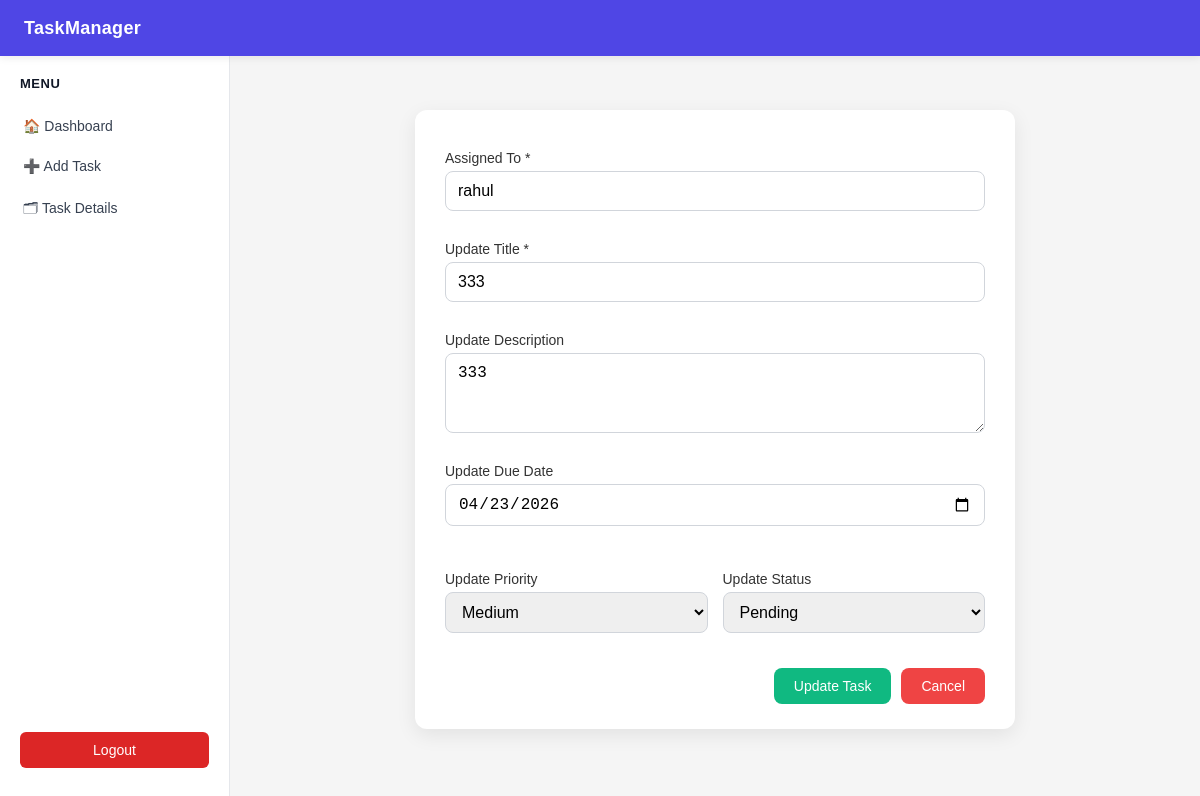
The page /edit/16/ (signed in) on the database its author committed.
### core/models.py (models this page shows, shortened)
class Task_model(models.Model):
    assigned_to = models.CharField(max_length=100, blank=True)  # New field for name / assigned person
    title = models.CharField(max_length=200)
    description = models.TextField(blank=True)
    priority = models.CharField(max_length=20, default="Medium")
    status = models.CharField(max_length=20, default="Pending")
    due_date = models.DateField(null=True, blank=True)  # New due date field
    created_at = models.DateTimeField(auto_now_add=True)

### core/views.py (the view, shortened to what this page needs)
# urls.py: path('edit/<int:id>/', views.editTask, name='edit'),
@login_required
def editTask(request, id):
    task_data = get_object_or_404(Task_model, id=id)
    return render(request, 'core/editTask.html', {'data': task_data})

### core/templates/core/editTask.html (shortened to what this page needs)
{% extends "core/base.html" %}
{% load static %}
{% block css %}
<link rel="stylesheet" href="{% static 'core/editTask.css' %}">
{% endblock %}
{% block content %}
<div class="container">
    <form method="POST">
        <label>Assigned To *</label>
        <input type="text" name="assigned_to" value="{{ data.assigned_to }}" placeholder="e.g. Rahul" required>
        <label>Update Title *</label>
        <input type="text" name="title" value="{{ data.title }}" placeholder="e.g. Design homepage" required>
        <label>Update Description</label>
        <textarea name="description" placeholder="What needs to be done?">{{ data.description }}</textarea>
        <label>Update Due Date</label>
        <input type="date" name="due_date" value="{{ data.due_date|date:'Y-m-d' }}">
        <div class="row">
            <div class="col">
                <label>Update Priority</label>
                <select name="priority">
                    <option value="Medium" {% if data.priority == "Medium" %}selected{% endif %}>Medium</option>
                </select>
            </div>
            <div class="col">
                <label>Update Status</label>
                <select name="status">
                    <option value="Pending" {% if data.status == "Pending" %}selected{% endif %}>Pending</option>
                </select>
            </div>
        </div>
        <div class="buttons">
            <button type="submit" class="save">Update Task</button>
            <button type="button" class="cancel" onclick="window.history.back()">Cancel</button>
        </div>
    </form>
</div>
{% endblock %}

### core/static/core/editTask.css (style rules this page uses)
.container { max-width:600px; margin:30px auto; background:white; padding:25px; border-radius:8px; box-shadow:0 2px 10px rgba(0,0,0,0.08); }
label { display:block; font-size:14px; font-weight:500; margin-bottom:6px; color:#374151; }
input, textarea, select { width:100%; padding:10px; border:1px solid #e5e7eb; border-radius:6px; margin-bottom:15px; font-size:14px; outline:none; }
.row { display:flex; gap:15px; }
.col { flex:1; }
.buttons { display:flex; gap:10px; margin-top:10px; }
.save { background:#4F46E5; color:white; padding:10px 16px; border:none; border-radius:6px; cursor:pointer; font-size:14px; }
.cancel { background:#e5e7eb; color:#111827; padding:10px 16px; border:none; border-radius:6px; cursor:pointer; font-size:14px; }

### core/templates/core/editTask.html (style rules this page uses)
.container { max-width: 600px; margin: 30px auto; background: #fff; padding: 25px 30px; border-radius: 12px; box-shadow: 0 6px 20px rgba(0,0,0,0.08); transition: all 0.3s ease; }
form { display: flex; flex-direction: column; }
label { margin-top: 15px; margin-bottom: 5px; font-weight: 500; color: #333; }
input[type="text"], input[type="date"], textarea, select { padding: 10px 12px; border: 1px solid #d1d5db; border-radius: 8px; font-size: 1rem; transition: all 0.3s ease; }
textarea { resize: vertical; min-height: 80px; }
.row { display: flex; gap: 15px; margin-top: 15px; }
.row .col { flex: 1; display: flex; flex-direction: column; }
.buttons { display: flex; justify-content: flex-end; margin-top: 20px; gap: 10px; }
button.save { background: #10B981; color: #fff; padding: 10px 20px; border-radius: 8px; border: none; cursor: pointer; font-weight: 500; transition: all 0.3s ease; }
button.cancel { background: #EF4444; color: #fff; padding: 10px 20px; border-radius: 8px; border: none; cursor: pointer; font-weight: 500; transition: all 0.3s ease; }

### core/templates/core/base.html (style rules this page uses)
* { box-sizing: border-box; margin: 0; padding: 0; }
body { font-family: Arial, sans-serif; background: #f5f5f5; }

### rows shown on the page
Task_model: assigned_to "rahul", title "333", description "333", due_date "04/23/2026", priority "Medium", status "Pending"
